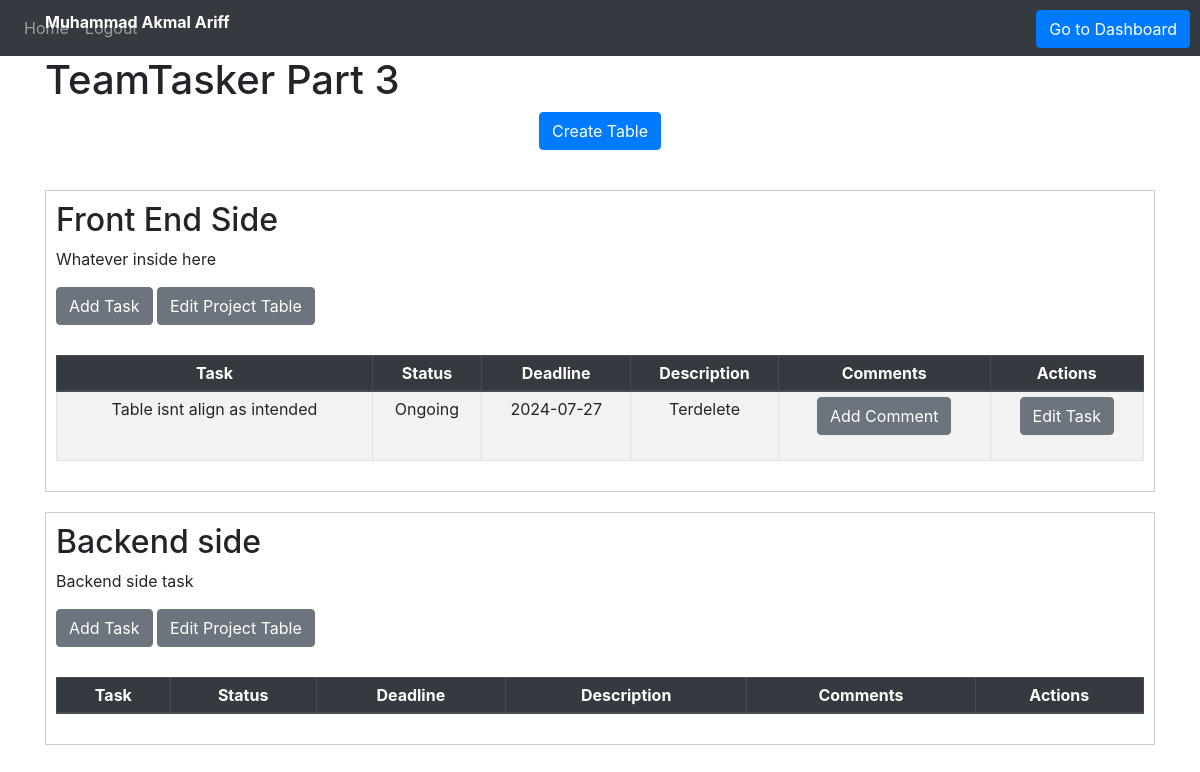
Screenshot of /taskmanagement?project_id=10 (signed in) with the database file from the repository.
### Website/models.py (models this page shows)
class User(db.Model, UserMixin):
    id = db.Column(db.Integer, primary_key=True)
    email = db.Column(db.String(150), unique=True)
    password = db.Column(db.String(150))
    first_name = db.Column(db.String(150))
    notes = db.relationship('Note', foreign_keys='Note.user_id')
    tasks = db.relationship('Task', foreign_keys='Task.user_id')
    comments = db.relationship('Comment', foreign_keys='Comment.user_id')
    project_tables = db.relationship('Projecttable', foreign_keys='Projecttable.user_id')
    project = db.relationship('Project',foreign_keys='Project.user_id')
    shared_project = db.relationship('SharedProject',foreign_keys='SharedProject.shared_user_id')

class Project(db.Model):
    id = db.Column(db.Integer, primary_key=True)
    name = db.Column(db.String(10000))
    description = db.Column(db.String(10000))
    user_id = db.Column(db.Integer, db.ForeignKey('user.id'))
    projecttable = db.relationship('Projecttable', backref='project', foreign_keys='Projecttable.project_id')
    shared_project_id = db.relationship('SharedProject', foreign_keys='SharedProject.project_id')
    shared_project_name = db.relationship('SharedProject', foreign_keys='SharedProject.project_name')

class Projecttable(db.Model):
    id = db.Column(db.Integer, primary_key=True)
    name = db.Column(db.String(10000))
    description = db.Column(db.String(10000))
    user_id = db.Column(db.Integer, db.ForeignKey('user.id'))
    project_id = db.Column(db.Integer, db.ForeignKey('project.id'))
    tasks = db.relationship('Task', backref='projecttable', foreign_keys='Task.projecttable_id')

class Task(db.Model):
    id = db.Column(db.Integer, primary_key=True)
    task_name = db.Column(db.String(10000))
    task_status = db.Column(db.String(10000))
    deadline = db.Column(db.String(10000))
    description = db.Column(db.String(10000))
    user_id = db.Column(db.Integer, db.ForeignKey('user.id'))
    comment_id = db.Column(db.Integer, db.ForeignKey('comment.id'))
    projecttable_id = db.Column(db.Integer, db.ForeignKey('projecttable.id'))
    comment = db.relationship('Comment', backref='Task', foreign_keys='Comment.tasks_id')

### Website/views.py (the view, shortened to what this page needs)
@views.route('/taskmanagement', methods=['GET', 'POST'])
@login_required
def home():
    project_id = request.args.get('project_id')
    if project_id:
        project_id = int(project_id)
    projects = Project.query.filter_by(id=project_id).first()
    projecttables = Projecttable.query.filter_by(project_id=project_id).all()
    shared_projects = SharedProject.query.filter_by(project_id=project_id).all()
    shared_user_ids = [shared_project.shared_user_id for shared_project in shared_projects]
    shared_users = User.query.filter(User.id.in_(shared_user_ids)).all()
    current_shared_users = SharedProject.query.filter_by(shared_user_id=current_user.id, project_id=project_id).first()
    project_tables = Projecttable.query.filter_by(project_id=project_id).all()
    projecttable_id = [projecttable.id for projecttable in project_tables]
    group_task = Task.query.filter(Task.projecttable_id.in_(projecttable_id)).all()
    task_id = [task.id for task in group_task]
    tasks_id = request.args.get('tasks_id')
    comments = Comment.query.filter(Comment.tasks_id.in_(task_id)).all()
    print("Shared Projects:")
    for shared_project in shared_projects:
        print(f"Shared Project ID: {shared_project.project_id}, Name: {shared_project.project_name}")
    return render_template("home.html", user=current_user,project_id = project_id,projecttables=projecttables,
                           shared_projects=shared_projects,current_shared_users=current_shared_users,shared_users=shared_users,comments=comments,
                           projects=projects)

### Website/__init__.py (called while the page is built)
def create_app():
    app = Flask(__name__, static_folder='static')
    app.config['SECRET_KEY'] = 'hjshjhdjah kjshkjdhjs'
    app.config['SQLALCHEMY_DATABASE_URI'] = f'sqlite:///{DB_NAME}'
    db.init_app(app)
    from .views import views
    from .auth import auth
    app.register_blueprint(views, url_prefix='/')
    app.register_blueprint(auth, url_prefix='/')
    from .models import User, Note
    with app.app_context():
        db.create_all()
    login_manager = LoginManager()
    login_manager.login_view = 'auth.login'
    login_manager.init_app(app)
    @login_manager.user_loader
    def load_user(id):
        return User.query.get(int(id))
    return app

### Website/templates/home.html (shortened to what this page needs)
{% extends "base.html" %}
{% block content %}
<div class="text" style="position: absolute; top: 10px; text-align: center; font-weight: bold; color: white;" >{{user.first_name}}</div>
<h1>{{ projects.name }}</h1>
<ul class="list-group list-group-flush" id="notes">
  <form method="POST">
  <button  class="btn btn-primary" style="position: absolute; top: 10px; right: 10px;" name = "nav_dashboard">Go to Dashboard</button>
  </form>
</ul>
<div>
  <form method="POST">
  <div align="center">
    <button type="submit" class="btn btn-primary" name="create_table">Create Table</button>
  </div>
  </form>
  {% for projecttable in projecttables %}
  {% if projecttable.project_id == project_id %}
  <div style="border: 1px solid #ccc; padding: 10px; margin-top: 20px;">
  <form method="POST">
    <div class="project-table-container">
    <h2>{{ projecttable.name }}</h2>
    <p>{{ projecttable.description }}</p>
    <button type="button" class="btn btn-secondary" data-toggle="modal" data-target="#addTaskModal" onclick="setProjectId({{ projecttable.id }})">Add Task</button>
    <button type="button" class="btn btn-secondary" onclick="editProjectTable('{{ projecttable.id }}', '{{ projecttable.name }}', '{{ projecttable.description }}')"
    data-toggle="modal" data-target="#editProjectTableModal">
      Edit Project Table
    </button>
    <table class="table table-striped table-bordered table-hover table-sm">
      <thead class="thead-dark">
        <tr>
          <th>Task</th>
          <th>Status</th>
          <th>Deadline</th>
          <th>Description</th>
          <th>Comments</th>
          <th>Actions</th>
        </tr>
      </thead>
      <tbody>
        {% for task in projecttable.tasks %}
          <tr>
            <td>{{ task.task_name }}</td>
            <td>{{ task.task_status }}</td>
            <td>{{ task.deadline }}</td>
            <td>{{ task.description }}</td>
            <td>
              <button type="button" class="btn btn-secondary" data-toggle="modal" data-target="#commentModal" onclick="populateComments('{{ task.id }}')">Add Comment</button>
            </td>
            <td>
              <button type="button" class="btn btn-secondary" data-toggle="modal" data-target="#editTaskModal"
                onclick="editTask('{{ task.id }}', '{{ task.task_name }}', '{{ task.task_status }}', '{{ task.deadline }}', '{{ task.description }}')">
                Edit Task
              </button>
            </td>
          </tr>
        {% endfor %}
      </tbody>
    </table>
    </div>
  </form>
  </div>
{% endif %}
{% endfor %}
{% endblock %}

### Website/static/teamtasker.css (style rules this page uses)
table { border-collapse: collapse; margin: 10px 0; width: 80%; }
table, th, td { border: 1px solid black; }
th, td { padding: 8px; text-align: center; }
button { padding: 10px 20px; font-size: 16px; margin-bottom: 20px; }
.project-table-container { margin-bottom: 20px; }

### rows the page displays
User: first_name "Muhammad Akmal Ariff"
Project: name "TeamTasker Part 3"
Projecttable: name "Front End Side", description "Whatever inside here"
Task: task_name "Table isnt align as intended", task_status "Ongoing", deadline "2024-07-27", description "Terdelete"
Projecttable: name "Backend side", description "Backend side task"
